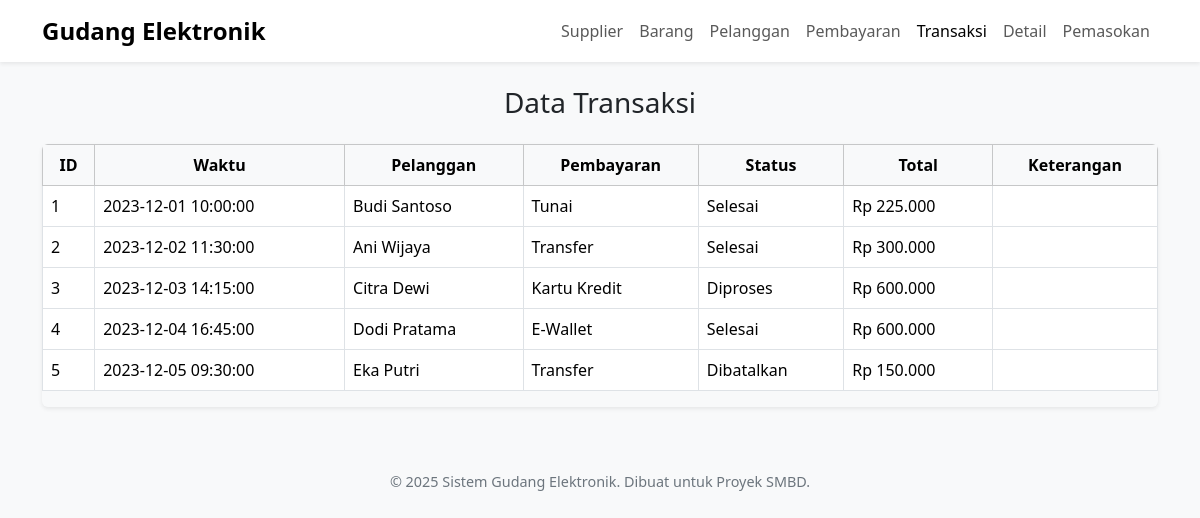
The app's page /Projek_Akhir_SMBD/transaksi.php with its own data.
### tables this page shows
CREATE TABLE transaksi (
    id_tran INT PRIMARY KEY AUTO_INCREMENT,
    waktu_tran DATETIME NOT NULL,
    id_plg INT NOT NULL,
    id_byr INT NOT NULL,
    status_tran ENUM('Draft', 'Diproses', 'Selesai', 'Dibatalkan') DEFAULT 'Draft',
    total_tran DECIMAL(12,2) NOT NULL,
    keterangan TEXT,
    FOREIGN KEY (id_plg) REFERENCES pelanggan(id_plg) ON DELETE CASCADE,
    FOREIGN KEY (id_byr) REFERENCES pembayaran(id_byr) ON DELETE CASCADE
);

CREATE TABLE pelanggan (
    id_plg INT PRIMARY KEY AUTO_INCREMENT,
    nama_plg VARCHAR(50) NOT NULL,
    telp_plg VARCHAR(20) NOT NULL,
    jk_plg ENUM('Laki-laki', 'Perempuan') NOT NULL,
    alamat_plg VARCHAR(100) NOT NULL,
    email_plg VARCHAR(100)
);

CREATE TABLE pembayaran (
    id_byr INT PRIMARY KEY AUTO_INCREMENT,
    metode_byr ENUM('Tunai', 'Transfer', 'Kartu Kredit', 'E-Wallet') NOT NULL,
    status_byr ENUM('Pending', 'Lunas', 'Gagal') DEFAULT 'Pending'
);

### Projek_Akhir_SMBD/transaksi.php (the view, shortened to what this page needs)
<?php include 'koneksi.php'; ?>
<!DOCTYPE html>
<html lang="en">
<head>
  <link href="https://cdn.jsdelivr.net/npm/bootstrap@5.3.3/dist/css/bootstrap.min.css" rel="stylesheet" />
  <link href="https://cdnjs.cloudflare.com/ajax/libs/font-awesome/6.5.0/css/all.min.css" rel="stylesheet" />
</head>
<body>
  <nav class="navbar navbar-expand-lg navbar-light bg-white shadow-sm mb-4">
    <div class="container">
      <a class="navbar-brand" href="index.php">Gudang Elektronik</a>
      <div class="collapse navbar-collapse" id="navbarNav">
        <ul class="navbar-nav ms-auto">
          <li class="nav-item"><a class="nav-link" href="supplier.php">Supplier</a></li>
          <li class="nav-item"><a class="nav-link" href="barang.php">Barang</a></li>
          <li class="nav-item"><a class="nav-link" href="pelanggan.php">Pelanggan</a></li>
          <li class="nav-item"><a class="nav-link" href="pembayaran.php">Pembayaran</a></li>
          <li class="nav-item"><a class="nav-link active" href="#">Transaksi</a></li>
          <li class="nav-item"><a class="nav-link" href="detail.php">Detail</a></li>
          <li class="nav-item"><a class="nav-link" href="pemasokan.php">Pemasokan</a></li>
        </ul>
      </div>
    </div>
  </nav>
  <div class="container">
    <h3 class="mb-4 text-center">Data Transaksi</h3>
    <div class="table-responsive shadow-sm rounded">
      <table class="table table-bordered table-hover bg-white">
        <thead class="table-light text-center">
          <tr>
            <th>ID</th>
            <th>Waktu</th>
            <th>Pelanggan</th>
            <th>Pembayaran</th>
            <th>Status</th>
            <th>Total</th>
            <th>Keterangan</th>
          </tr>
        </thead>
        <tbody>
          <?php
          $res = $conn->query("SELECT t.*, p.nama_plg, b.metode_byr
                               FROM transaksi t
                               JOIN pelanggan p ON t.id_plg = p.id_plg
                               JOIN pembayaran b ON t.id_byr = b.id_byr");
          while($row = $res->fetch_assoc()) {
            echo "<tr>
                    <td>{$row['id_tran']}</td>
                    <td>{$row['waktu_tran']}</td>
                    <td>{$row['nama_plg']}</td>
                    <td>{$row['metode_byr']}</td>
                    <td>{$row['status_tran']}</td>
                    <td>Rp " . number_format($row['total_tran'], 0, ',', '.') . "</td>
                    <td>{$row['keterangan']}</td>
                  </tr>";
          }
          ?>
        </tbody>
      </table>
    </div>
  </div>
  <footer class="mt-5">
    &copy; 2025 Sistem Gudang Elektronik. Dibuat untuk Proyek SMBD.
  </footer>
</body>
</html>

### Projek_Akhir_SMBD/transaksi.php (style rules this page uses)
body { background-color: #f8f9fa; font-family: 'Segoe UI', Tahoma, Geneva, Verdana, sans-serif; }
.navbar-brand { font-weight: 600; font-size: 1.5rem; }
footer { text-align: center; padding: 1rem; margin-top: 2rem; color: #6c757d; font-size: 0.9rem; }

### records on screen
transaksi: id_tran "1", waktu_tran "2023-12-01 10:00:00", id_plg.nama_plg "Budi Santoso", id_byr.metode_byr "Tunai", status_tran "Selesai", total_tran "225.000"
transaksi: id_tran "2", waktu_tran "2023-12-02 11:30:00", id_plg.nama_plg "Ani Wijaya", id_byr.metode_byr "Transfer", status_tran "Selesai", total_tran "300.000"
transaksi: id_tran "3", waktu_tran "2023-12-03 14:15:00", id_plg.nama_plg "Citra Dewi", id_byr.metode_byr "Kartu Kredit", status_tran "Diproses", total_tran "600.000"
transaksi: id_tran "4", waktu_tran "2023-12-04 16:45:00", id_plg.nama_plg "Dodi Pratama", id_byr.metode_byr "E-Wallet", status_tran "Selesai", total_tran "600.000"
transaksi: id_tran "5", waktu_tran "2023-12-05 09:30:00", id_plg.nama_plg "Eka Putri", id_byr.metode_byr "Transfer", status_tran "Dibatalkan", total_tran "150.000"
